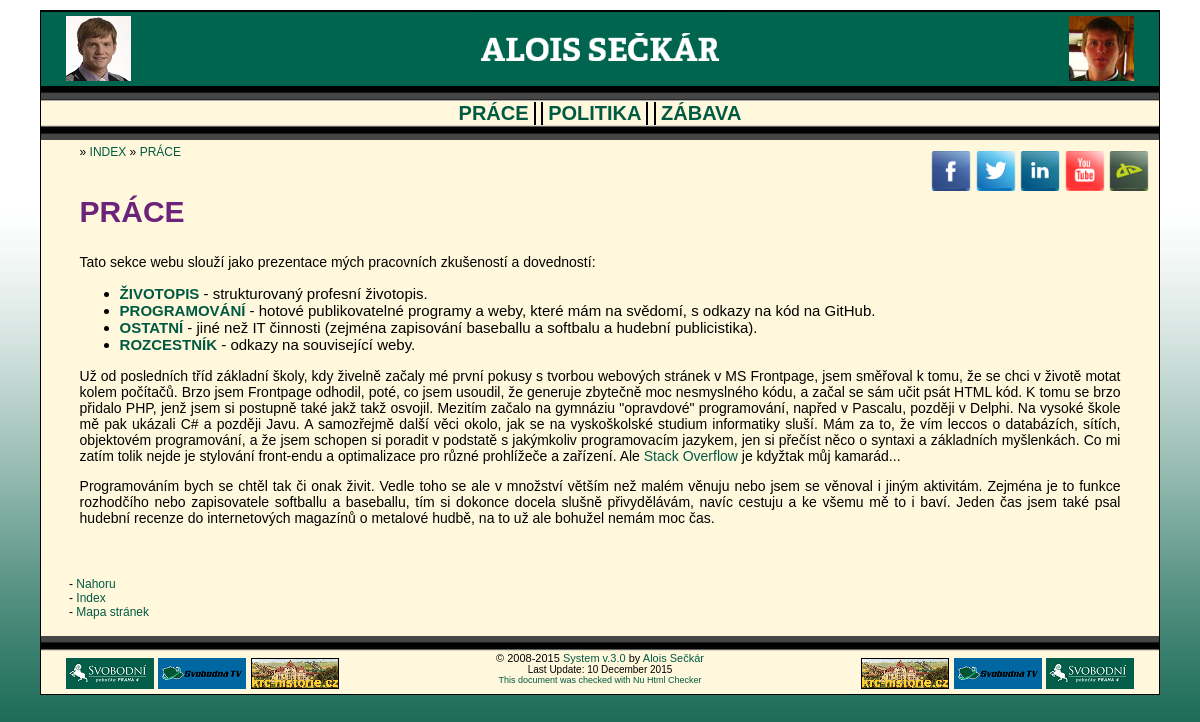
The page /work on the database as committed earlier.
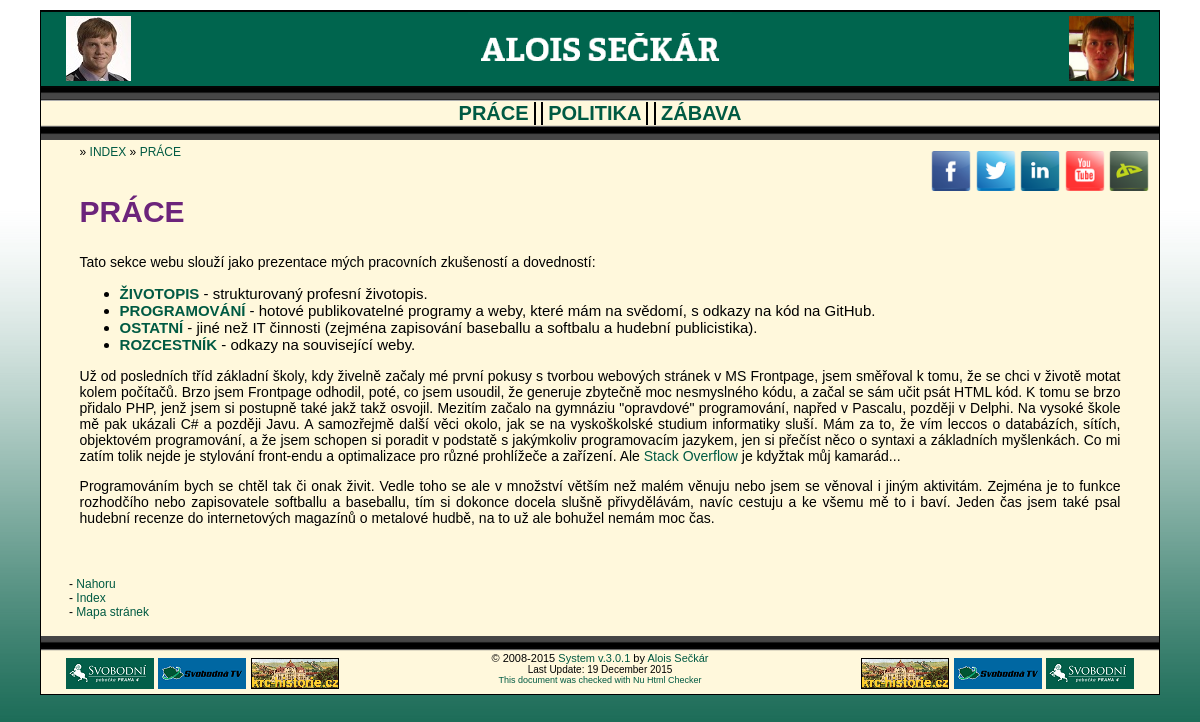
The same page on the database as committed later.
### tables this page shows
CREATE TABLE IF NOT EXISTS `elrh_main` (
  `var` varchar(25) NOT NULL,
  `dscr` varchar(100) NOT NULL,
  `value` varchar(100) NOT NULL
);

### index.php (called while the page is built)
<?php
include_once "web/scripts/elrh_page_controller.php";
$controller = new ELRHPageController();
if (!empty($_GET["page"])) {
	$page = $_GET["page"];
}
$controller->resolvePath(mb_strtolower($page, 'UTF-8'));
$controller->prepareData();
$controller->renderPage();
?>

### web/scripts/elrh_page_renderer.php (the view, shortened to what this page needs)
<?php
class ELRHPageRenderer {
	public static function renderHTMLStart() {
		echo '<!DOCTYPE html>'.PHP_EOL;
		echo '<html>'.PHP_EOL;
	}
	public static function renderHTMLHead($title) {
		echo '<head>'.PHP_EOL;
			echo '<link rel="stylesheet" type="text/css" href="/elrh_css.css" />'.PHP_EOL;
			echo '<link rel="stylesheet" type="text/css" href="/dropdown.css" />'.PHP_EOL;
		echo '</head>'.PHP_EOL;
	}
	public static function renderBodyStart() {
		echo '<body id="top">'.PHP_EOL;
		echo '<div id="container">'.PHP_EOL;
	}
	public static function renderPageHeader() {
		echo '<header>'.PHP_EOL;
		    echo '<div id="header-left">'.PHP_EOL;
				echo '<a href="/"><img src="/web/images/global_as_1.jpg" title="Alois Sečkár" alt="Alois Sečkár" height="65" width="65" /></a>'.PHP_EOL;
			echo '</div>'.PHP_EOL;
		    echo '<div id="header-center">'.PHP_EOL;
				echo '<a href="/"><img src="/web/images/name.png" title="Alois Sečkár" alt="Alois Sečkár" height="70" /></a>'.PHP_EOL;
			echo '</div>'.PHP_EOL;
		    echo '<div id="header-right">'.PHP_EOL;
				echo '<a href="/"><img src="/web/images/global_as_2.jpg" title="Alois Sečkár" alt="Alois Sečkár" height="65" width="65" /></a>'.PHP_EOL;
		    echo '</div>'.PHP_EOL;
		echo '</header>'.PHP_EOL;
	}
	public static function renderPageMenu($menu) {
		echo '<nav>'.PHP_EOL;
			echo $menu.PHP_EOL;
		echo '</nav>'.PHP_EOL;
	}
	public static function renderContentStart($nav) {
		echo '<div id="content">'.PHP_EOL;
		echo '<div id="content-navbox">'.PHP_EOL;
			echo $nav.PHP_EOL;
		echo '</div>'.PHP_EOL;
		echo '<div id="content-social">'.PHP_EOL;
			echo '<a href="https://www.facebook.com/AloisSeckarSvobodni" title="Facebook"><img src="/web/images/social_facebook.png" title="Facebook" alt="FB" width="40" /></a>'.PHP_EOL;
			echo '<a href="https://twitter.com/AloisSeckar" title="Twitter"><img src="/web/images/social_twitter.png" title="Twitter" alt="Twi" width="40" /></a>'.PHP_EOL;
			echo '<a href="https://www.linkedin.com/profile/view?id=343277832" title="LinkedIn"><img src="/web/images/social_linkedin.png" title="LinkedIn" alt="Ln" width="40" /></a>'.PHP_EOL;
			echo '<a href="http://www.youtube.com/user/HowlingIronMetalBlog" title="Youtube"><img src="/web/images/social_youtube.png" title="Youtube" alt="YT" width="40" /></a>'.PHP_EOL;
			echo '<a href="http://ellrohir.deviantart.com/" title="DeviantArt"><img src="/web/images/social_deviantart.png" title="DeviantArt" alt="DA" width="40" /></a>'.PHP_EOL;
		echo '</div>'.PHP_EOL;
		echo '<article>'.PHP_EOL;
	}
	public static function renderContentEnd($nav) {
		echo '</article>'.PHP_EOL;
		echo $nav;
		echo '</div>'.PHP_EOL;
	}
	public static function renderPageFooter($version, $update) {
		echo '<div id="footer">'.PHP_EOL;
			echo '<div id="footer-left">'.PHP_EOL;
				echo '<a href="http://praha4.svobodni.cz" title="Svobodní Praha 4"> <img title="Svobodní Praha 4" alt="praha4.svobodni.cz" height="31" src="/web/images/svobodni_p4_bar.png" width="88" /> </a>'.PHP_EOL;
				echo '<a href="http://svobodnatv.cz" title="Svobodná TV"> <img title="Svobodná TV" alt="svobodnatv.cz" height="31" src="/web/images/svobodna_tv_bar.png" width="88" /> </a>'.PHP_EOL;
				echo '<a href="http://krc-historie.cz" title="Stará Krč"> <img title="Stará Krč" alt="krc-historie.cz" height="31" src="/web/images/stara_krc_bar.png" width="88" /> </a>'.PHP_EOL;
			echo '</div>'.PHP_EOL;
			echo '<div id="footer-center">'.PHP_EOL;
				echo '<div class="footer-big">&copy; 2008-2015 <a href="/versions" title="Verze systému">System v.'.$version.'</a> by <a href="/contacts" title="Kontakt">Alois Sečkár</a></div>'.PHP_EOL;
				echo '<div class="footer-small">Last Update: '.$update.'</div>'.PHP_EOL;
				echo '<div class="footer-tiny"><a href="https://validator.w3.org/nu/?doc=http://'.$_SERVER["SERVER_NAME"].$_SERVER["REQUEST_URI"].'" title="Validator at w3.org">This document was checked with Nu Html Checker</a></div>'.PHP_EOL;
			echo '</div>'.PHP_EOL;
			echo '<div id="footer-right">'.PHP_EOL;
				echo '<a href="http://krc-historie.cz" title="Stará Krč"> <img title="Stará Krč" alt="krc-historie.cz" height="31" src="/web/images/stara_krc_bar.png" width="88" /> </a>'.PHP_EOL;
				echo '<a href="http://svobodnatv.cz" title="Svobodná TV"> <img title="Svobodná TV" alt="svobodnatv.cz" height="31" src="/web/images/svobodna_tv_bar.png" width="88" /> </a>'.PHP_EOL;
				echo '<a href="http://praha4.svobodni.cz" title="Svobodní Praha 4"> <img title="Svobodní Praha 4" alt="Svobodni.cz" height="31" src="/web/images/svobodni_p4_bar.png" width="88" /> </a>'.PHP_EOL;
			echo '</div>'.PHP_EOL;
		echo '</div>'.PHP_EOL;
	}
	public static function renderHTMLEnd() {
		echo '</div>'.PHP_EOL;
		echo '</body>'.PHP_EOL;
		echo '</html>'.PHP_EOL;
	}
}
?>

Rows that differ between the two databases and show on the page:
changed elrh_main: value "3.0" → "3.0.1"
Other text that changed with them:
$update: "10 December 2015" → "19 December 2015"
